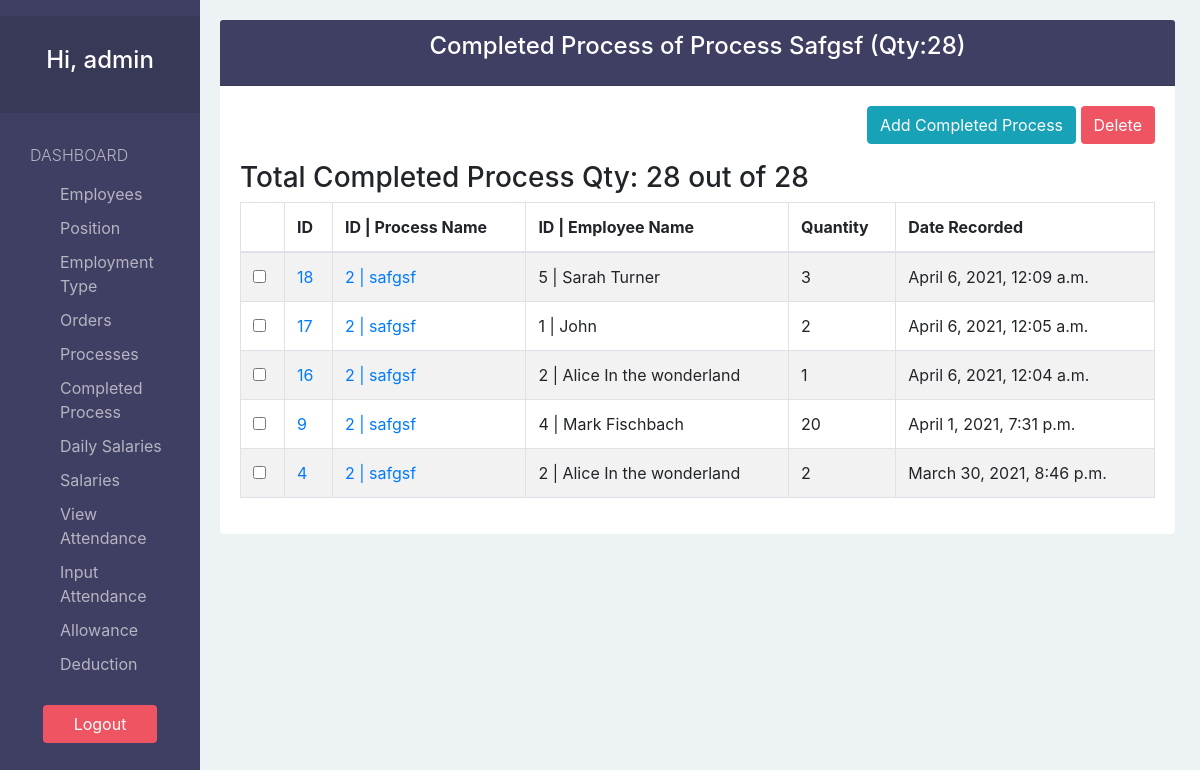
Screenshot of /completedProcess/process/2/ (signed in) with the database file from the repository.
### payrollApp/models.py (models this page shows, shortened)
class Process(models.Model):
  orderID     = models.ForeignKey('Order', default=None, null=True, on_delete=models.SET_DEFAULT)
  name        = models.CharField(max_length=200)
  price       = models.DecimalField(decimal_places=2, max_digits=100, validators=[MinValueValidator(0, message="Price can't be less than 0")])
  quantity    = models.PositiveIntegerField()
  description = models.TextField(blank=True, null=True)
  def __str__(self):
    return str(self.id)+" | "+self.name

class CompletedProcess(models.Model):
  processID     = models.ForeignKey('Process', default=None, null=True, on_delete=models.SET_DEFAULT)
  employeeID    = models.ForeignKey('Employee', default=None, null=True, on_delete=models.SET_DEFAULT)
  quantity      = models.PositiveIntegerField(validators=[MinValueValidator(1, message="Quantity can't be less than 1")])
  dateRecorded  = models.DateTimeField(auto_now_add=True)

class Employee(models.Model):
  firstName      = models.CharField(max_length=30)
  lastName       = models.CharField(max_length=30, blank=True, null=True)
  phoneNumber    = models.CharField(max_length=15, blank=True, null=True)
  email          = models.CharField(max_length=100, blank=True, null=True)
  address        = models.CharField(max_length=200, blank=True, null=True)
  positionID     = models.ForeignKey('Position', default=None, null=True, on_delete=models.SET_DEFAULT, blank=True)
  employmentTypeID = models.ForeignKey('EmploymentType', default=None, null=True, on_delete=models.SET_DEFAULT, blank=True)
  hireDate       = models.DateTimeField(auto_now_add=True)
  terminationDate= models.DateTimeField(blank=True, null=True)
  notes          = models.TextField(blank=True, null=True)
  def __str__(self):
    if self.lastName:
      return str(self.id)+" | "+self.firstName.capitalize()+" "+self.lastName.capitalize()
    else:
      return str(self.id)+" | "+self.firstName.capitalize()

### payrollApp/views.py (the view)
# urls.py: path('completedProcess/process/<process_id>/', views.completedProcess_of_process_view, name="completedProcess-of-process"),
@login_required(login_url='login')
def completedProcess_of_process_view(request, process_id):
  process = Process.objects.get(id=process_id)
  completedProcesses = CompletedProcess.objects.filter(processID=process_id).order_by('-dateRecorded')
  completedProcessesQty = completedProcesses.values('quantity')
  completedQty=0
  for completedProcessQty in completedProcessesQty:
    completedQty = completedQty + completedProcessQty['quantity']
  if completedProcesses:
    flag=True
  else:
    flag=False
  myFilter = CompletedProcessOfProcessFilter(request.GET, queryset=completedProcesses)
  completedProcesses = myFilter.qs
  context = {
    'completedProcesses':completedProcesses,
    'flags':flag,
    'process':process,
    'completedQty':completedQty,
    'myFilter': myFilter
  }
  return render(request, "completedProcess/completedProcess_of_process.html", context)

### payrollApp/templatetags/customtags.py (called while the page is built)
@register.filter(name='getID')
def getID(value):
  if value != str('None'):
    return int(value.split("|")[0])
  else:
    return 'None'

### payrollApp/templates/completedProcess/completedProcess_of_process.html
{% extends 'view_base.html' %}
{% load static %}
{% load customtags %}
{% load humanize %}
{% block viewTitle %}Completed Process of Process {{ process.name|capfirst }} (Qty:{{ process.quantity }}){% endblock %}
{% block addBtn %}
  <a href="{% url 'create-completedProcess' process.id %}?next={{ request.path }}" class="btn btn-info">Add Completed Process</a>
{% endblock %}
{% block columns %}
<h3>Total Completed Process Qty: {{ completedQty }} out of {{ process.quantity }}</h3>
  {% if flags %}
    {% block form %}
      <form action="{% url 'delete-completedProcess'%}?next={{ request.path }}" method="POST">{% csrf_token %}
    {% endblock %}
    <th></th>
    <th>ID</th>
    <th>ID | Process Name</th>
    <th>ID | Employee Name</th>
    <th>Quantity</th>
    <th>Date Recorded</th>
  {% endif %}
{% endblock %}
{% block tbodyContent %}
  {% if not flags %}
    <h3>No Completed Process</h3>
    {% else %}
      {% for completedProcess in completedProcesses %}
        <tr>
          <td><input type="checkbox" name="selected" value="{{ completedProcess.id }}"></td>
          <td scope="row"><a href="{% url 'edit-completedProcess' completedProcess.id %}?next={{ request.path }}">{{ completedProcess.id }}</a></td>
          <td><a href="{% url 'edit-process' completedProcess.processID|escape|getID %}?next={{ request.path }}">{{ completedProcess.processID }}</a></td>
          <td>{{ completedProcess.employeeID }}</td>
          <td>{{ completedProcess.quantity|intcomma }}</td>
          <td>{{ completedProcess.dateRecorded  }}</td>
        </tr>
      {% endfor %}
  {% endif %}
{% endblock %}

### payrollApp/templates/sidebar.html (shortened to what this page needs)
{% url 'employee' as employee_url %}
{% url 'position' as position_url %}
{% url 'employmentType' as employmentType_url %}
{% url 'order' as order_url %}
{% url 'process' as process_url %}
{% url 'completedProcess' as completedProcess_url %}
{% url 'dailySalary' as dailySalary_url %}
{% url 'inputDate-salary' as inputDateSalary_url %}
{% url 'inputDate-attendance' as inputDateAttendance_url %}
{% url 'attendance' as attendance_url %}
  <div>
    <nav class="navbar navbar-dark navbar-expand-sm">
    </nav>
    <div class="collapse" id="navbarToggleExternalContent">
      <div class="navbar-nav">
        <div class="text-center text-white sidebarHeader">
          <h4>Hi, {{ request.user.username }}</h4>
        </div>
        <div class="list-group">
          <span class="text-uppercase">Dashboard</span>
          <a href="{% url 'employee' %}" class="list-group-item {% if request.path == employee_url %}  active {% endif %}">Employees</a>
          <a href="{% url 'position' %}" class="list-group-item {% if request.path == position_url %} active {% endif %}">Position</a>
          <a href="{% url 'employmentType' %}" class="list-group-item {% if request.path == employmentType_url %} active {% endif %}">Employment Type</a>
          <a href="{% url 'order' %}"
            class="list-group-item {% if request.path == order_url %} active {% endif %}">Orders
          </a>
          <a href="{% url 'process' %}" class="list-group-item {% if request.path == process_url %} active {% endif %}">Processes</a>
          <a href="{% url 'completedProcess' %}" class="list-group-item {% if request.path == completedProcess_url %} active {% endif %}">Completed Process</a>
          <a href="{% url 'dailySalary' %}" class="list-group-item {% if request.path == dailySalary_url %} active {% endif %}">Daily Salaries</a>
          <a href="{% url 'inputDate-salary' %}" class="list-group-item {% if request.path == inputDateSalary_url %} active {% endif %}">Salaries</a>
          <a href="{% url 'attendance' %}" class="list-group-item {% if request.path == attendance_url %} active {% endif %}">View Attendance</a>
          <a href="{% url 'inputDate-attendance' %}" class="list-group-item {% if request.path == inputDateAttendance_url %} active {% endif %}">Input Attendance</a>
          <a href="{% url 'allowance' %}" class="list-group-item {% if request.path == allowance_url %} active {% endif %}">Allowance</a>
          <a href="{% url 'deduction' %}" class="list-group-item {% if request.path == deduction_url %} active {% endif %}">Deduction</a>
        </div>
        <div class="text-center m-4">
          <a href="{% url 'logout' %}" class="btn btn-pink">Logout</a>
        </div>
      </div>
    </div>
  </div>

### payrollApp/static/css/style.css (style rules this page uses)
body { padding-top: 20px; background-color: #EDF2F5; overflow: auto; }
.text-white { color:white; }
.btn-pink { color: white; background-color: #EE5462; }
.sidebarHeader { padding: 30px 10px; font-weight: bold; font-size: 15px; background-color: #383957; }
.sidebar .list-group { padding: 0; background-color: #3F3F63; }
.sidebar .list-group > span { color: #B6B4C1; display: block; margin-top: 20px; padding: 10px 30px; font-size: 16px; font-weight: 300; }
.sidebar .list-group .list-group-item, .sidebar .list-group .list-group-item:focus { background-color: #3F3F63; color: #B6B4C1; border: 0; padding-left: 60px; padding-right: 30px; padding-top: 5px; padding-bottom: 5px; }
.sidebar > div:last-child .btn { width: 75%; }
.table > thead > tr > th, .table > thead > tr >td { vertical-align: middle; }
@media only screen and (min-width: 576px) { .collapse:not(.show) { display: block !important; } }

### rows the page displays
Process: name "Safgsf", quantity "28"
CompletedProcess: id "18", processID "2 | safgsf", employeeID "5 | Sarah Turner", quantity "3", dateRecorded "April 6, 2021, 12:09 a.m."
CompletedProcess: id "17", processID "2 | safgsf", employeeID "1 | John", quantity "2", dateRecorded "April 6, 2021, 12:05 a.m."
CompletedProcess: id "16", processID "2 | safgsf", employeeID "2 | Alice In the wonderland", quantity "1", dateRecorded "April 6, 2021, 12:04 a.m."
CompletedProcess: id "9", processID "2 | safgsf", employeeID "4 | Mark Fischbach", quantity "20", dateRecorded "April 1, 2021, 7:31 p.m."
CompletedProcess: id "4", processID "2 | safgsf", employeeID "2 | Alice In the wonderland", quantity "2", dateRecorded "March 30, 2021, 8:46 p.m."

### other values shown
{{ request.user.username }} "admin"
{{ completedQty }} "28"
